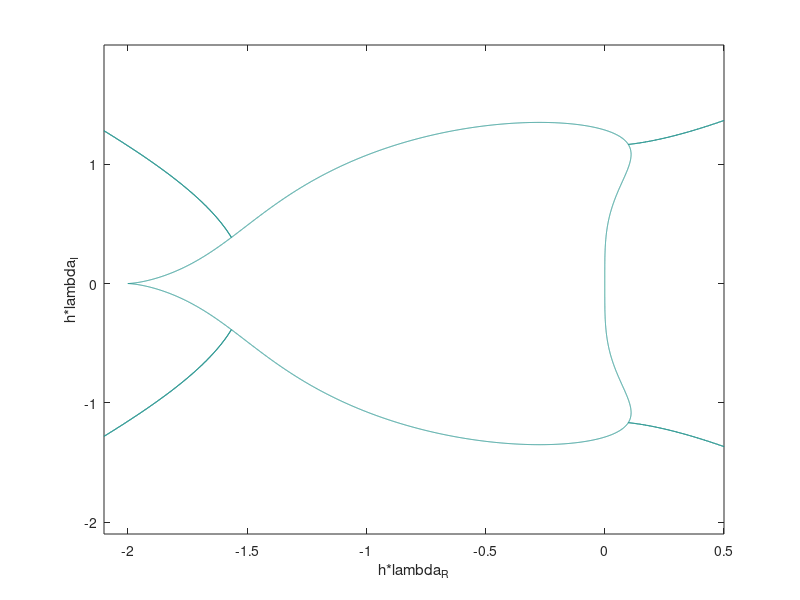

This chart was generated by the following MATLAB code:
clear all;

[zR,zI]=meshgrid(-2.1:0.001:0.5,-2.1:0.001:2);        %creates grid of points
z= abs( 0.5*( ( 1 + zR+i*zI + 0.75*(zR+i*zI).^2 ) + sqrt( ( 1 + zR+i*zI + 0.75*(zR+i*zI).^2 ).^2 - ( zR + i*zI ).^2 ) ));  
                                %defining rho_1 function on point matrices
z1= abs( 0.5*( ( 1 + zR+i*zI + 0.75*(zR+i*zI).^2 ) - sqrt( ( 1 + zR+i*zI + 0.75*(zR+i*zI).^2 ).^2 - ( zR + i*zI ).^2 ) ));
                                %defining rho_2 function on point matrices
v=[1,1];                        %specified level == 1
figure(040501);
contour(zR,zI,z,v);             %making the contour
xlabel('h*lambda_R');ylabel('h*lambda_I');
hold on;
contour(zR,zI,z1,v);